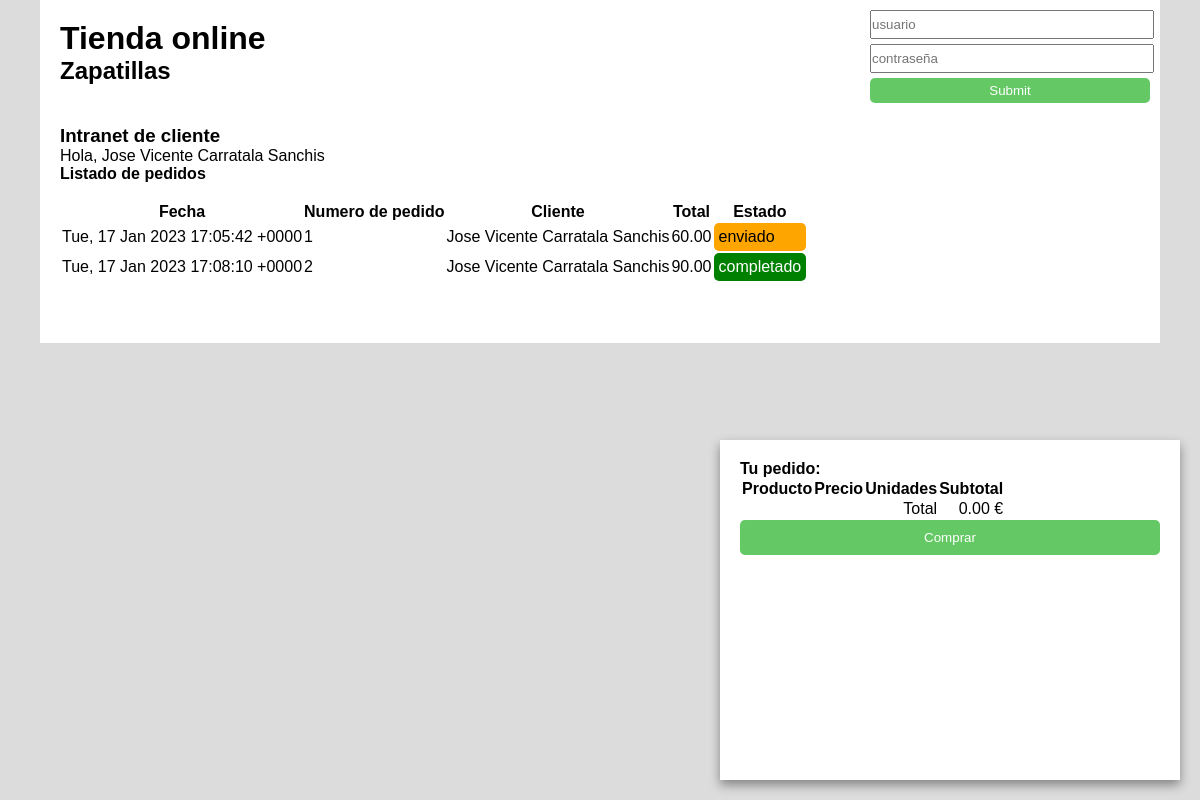
The page /intranet.php (signed in) on the database its author committed.
### tables this page shows
CREATE TABLE `pedidos` (
  `Identificador` int(255) NOT NULL,
  `FK_clientes_nombre` int(100) NOT NULL,
  `fecha` varchar(255) NOT NULL,
  `numeropedido` varchar(20) NOT NULL,
  `FK_estadopedido_estado` int(255) NOT NULL
);

CREATE TABLE `estadopedido` (
  `Identificador` int(255) NOT NULL,
  `estado` varchar(255) NOT NULL
);

### intranet.php (the view)
<?php
    include "inc/cabecera.php";
?>
<h3>Intranet de cliente</h3>
<?php
    echo "Hola, ".$_SESSION['nombre']." ".$_SESSION['apellidos']
?>
<br>
<h4>Listado de pedidos</h4>
<br>
<table>
    <tr>
        <th>Fecha</th>
        <th>Numero de pedido</th>
        <th>Cliente</th>
        <th>Total</th>
        <th>Estado</th>
    </tr>
    <?php
    $peticion = "
        SELECT * FROM pedidos
        LEFT JOIN estadopedido
        ON pedidos.FK_estadopedido_estado = estadopedido.Identificador
        WHERE FK_clientes_nombre = ".$_SESSION['idusuario'];
    $resultado = mysqli_query($bd, $peticion);
    while ($fila = mysqli_fetch_assoc($resultado)) {
        $peticion2 = "
        SELECT
        SUM(productos.precio*lineaspedido.cantidad)
        AS total
        FROM pedidos
        LEFT JOIN lineaspedido
        ON pedidos.Identificador = lineaspedido.FK_pedidos_numeropedido
        LEFT JOIN productos
        ON lineaspedido.FK_productos_titulo = productos.Identificador
        WHERE pedidos.numeropedido = ".$fila['numeropedido'];
        $resultado2 = mysqli_query($bd, $peticion2);
        while ($fila2 = mysqli_fetch_assoc($resultado2)) {
            $total = $fila2['total'];
        }
        echo '
            <tr>
                <td>'.gmdate('r', $fila['fecha']).'</td>
                <td>'.$fila['numeropedido'].'</td>
                <td>'.$_SESSION['nombre']." ".$_SESSION['apellidos'].'</td>
                <td>'.$total.'</td>
                <td>
                    <div class="estado '.$fila['estado'].'">
                        '.$fila['estado'].'
                    </div>
                </td>
            </tr>
        ';
    }
    ?>
</table>
<?php
    include "inc/piedepagina.php";
?>

### css/estilo.css (style rules this page uses)
* { padding:0px; margin:0px; }
body,html { font-family:sans-serif; background:rgb(220,220,220); }
.estado { background:grey; color:white; padding:5px; border-radius:5px; }
.enviado { background:orange; color:black; }
.completado { background:green; color:white; }

### rows shown on the page
pedidos: fecha "Tue, 17 Jan 2023 17:05:42 +0000", numeropedido "1", total "60.00", estadopedido.estado "enviado"
pedidos: fecha "Tue, 17 Jan 2023 17:08:10 +0000", numeropedido "2", total "90.00", estadopedido.estado "completado"

### other values the page prints
$_SESSION['nombre'] "Jose Vicente"
$_SESSION['apellidos'] "Carratala Sanchis"
$total "0.00"
